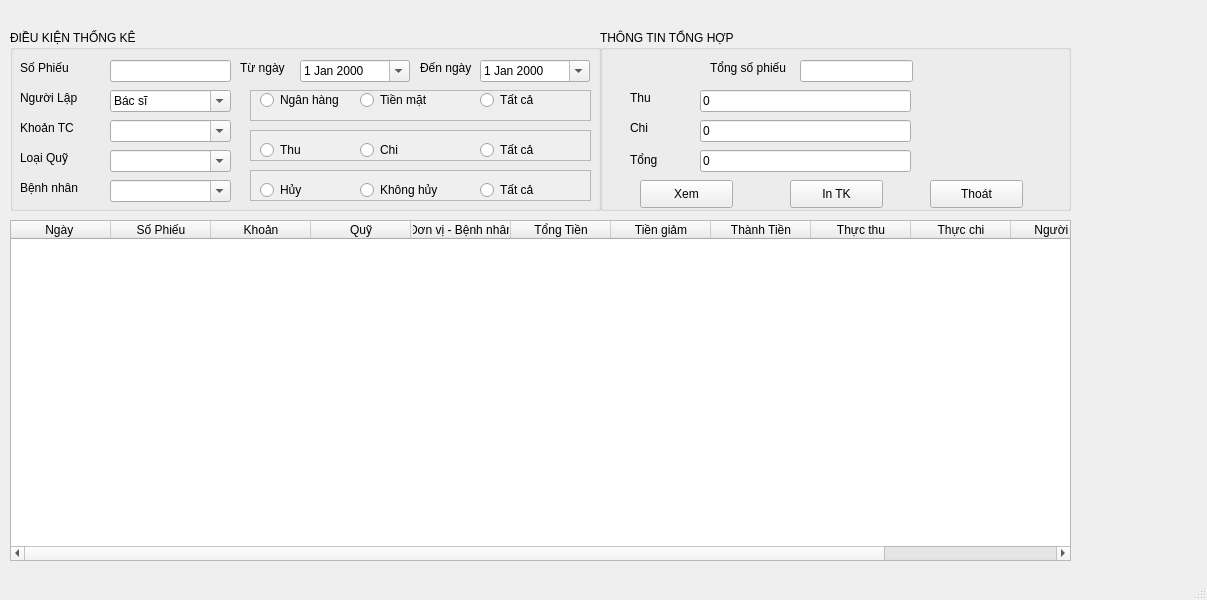
<?xml version="1.0" encoding="UTF-8"?>
<ui version="4.0">
 <class>MainWindow</class>
 <widget class="QMainWindow" name="MainWindow">
  <property name="geometry">
   <rect>
    <x>0</x>
    <y>0</y>
    <width>1207</width>
    <height>600</height>
   </rect>
  </property>
  <property name="windowTitle">
   <string>MainWindow</string>
  </property>
  <widget class="QWidget" name="centralwidget">
   <widget class="QGroupBox" name="groupBox">
    <property name="geometry">
     <rect>
      <x>10</x>
      <y>30</y>
      <width>591</width>
      <height>181</height>
     </rect>
    </property>
    <property name="title">
     <string>ĐIỀU KIỆN THỐNG KÊ</string>
    </property>
    <widget class="QLabel" name="label">
     <property name="geometry">
      <rect>
       <x>10</x>
       <y>30</y>
       <width>55</width>
       <height>16</height>
      </rect>
     </property>
     <property name="mouseTracking">
      <bool>false</bool>
     </property>
     <property name="text">
      <string>Số Phiếu</string>
     </property>
    </widget>
    <widget class="QLineEdit" name="Sophieu">
     <property name="geometry">
      <rect>
       <x>100</x>
       <y>30</y>
       <width>121</width>
       <height>22</height>
      </rect>
     </property>
    </widget>
    <widget class="QLabel" name="label_2">
     <property name="geometry">
      <rect>
       <x>10</x>
       <y>60</y>
       <width>61</width>
       <height>16</height>
      </rect>
     </property>
     <property name="mouseTracking">
      <bool>false</bool>
     </property>
     <property name="text">
      <string>Người Lập</string>
     </property>
    </widget>
    <widget class="QLabel" name="label_3">
     <property name="geometry">
      <rect>
       <x>10</x>
       <y>90</y>
       <width>55</width>
       <height>16</height>
      </rect>
     </property>
     <property name="mouseTracking">
      <bool>false</bool>
     </property>
     <property name="text">
      <string>Khoản TC</string>
     </property>
    </widget>
    <widget class="QLabel" name="label_4">
     <property name="geometry">
      <rect>
       <x>10</x>
       <y>120</y>
       <width>55</width>
       <height>16</height>
      </rect>
     </property>
     <property name="mouseTracking">
      <bool>false</bool>
     </property>
     <property name="text">
      <string>Loại Quỹ</string>
     </property>
    </widget>
    <widget class="QLabel" name="label_5">
     <property name="geometry">
      <rect>
       <x>10</x>
       <y>150</y>
       <width>61</width>
       <height>16</height>
      </rect>
     </property>
     <property name="mouseTracking">
      <bool>false</bool>
     </property>
     <property name="text">
      <string>Bệnh nhân</string>
     </property>
    </widget>
    <widget class="QComboBox" name="nguoiLap">
     <property name="geometry">
      <rect>
       <x>100</x>
       <y>60</y>
       <width>121</width>
       <height>22</height>
      </rect>
     </property>
     <property name="editable">
      <bool>true</bool>
     </property>
     <item>
      <property name="text">
       <string>Bác sĩ </string>
      </property>
     </item>
     <item>
      <property name="text">
       <string>Quản trị</string>
      </property>
     </item>
     <item>
      <property name="text">
       <string>Tiếp đón</string>
      </property>
     </item>
    </widget>
    <widget class="QComboBox" name="khoanTC">
     <property name="geometry">
      <rect>
       <x>100</x>
       <y>90</y>
       <width>121</width>
       <height>22</height>
      </rect>
     </property>
     <property name="editable">
      <bool>true</bool>
     </property>
    </widget>
    <widget class="QComboBox" name="loaiQuy">
     <property name="geometry">
      <rect>
       <x>100</x>
       <y>120</y>
       <width>121</width>
       <height>22</height>
      </rect>
     </property>
     <property name="editable">
      <bool>true</bool>
     </property>
    </widget>
    <widget class="QComboBox" name="BenhNhan">
     <property name="geometry">
      <rect>
       <x>100</x>
       <y>150</y>
       <width>121</width>
       <height>22</height>
      </rect>
     </property>
     <property name="editable">
      <bool>true</bool>
     </property>
    </widget>
    <widget class="QLabel" name="label_6">
     <property name="geometry">
      <rect>
       <x>230</x>
       <y>30</y>
       <width>55</width>
       <height>16</height>
      </rect>
     </property>
     <property name="text">
      <string>Từ ngày</string>
     </property>
    </widget>
    <widget class="QDateEdit" name="dateFrom">
     <property name="geometry">
      <rect>
       <x>290</x>
       <y>30</y>
       <width>110</width>
       <height>22</height>
      </rect>
     </property>
     <property name="calendarPopup">
      <bool>true</bool>
     </property>
    </widget>
    <widget class="QLabel" name="label_7">
     <property name="geometry">
      <rect>
       <x>410</x>
       <y>30</y>
       <width>55</width>
       <height>16</height>
      </rect>
     </property>
     <property name="text">
      <string>Đến ngày</string>
     </property>
    </widget>
    <widget class="QDateEdit" name="dateTo">
     <property name="geometry">
      <rect>
       <x>470</x>
       <y>30</y>
       <width>110</width>
       <height>22</height>
      </rect>
     </property>
     <property name="calendarPopup">
      <bool>true</bool>
     </property>
    </widget>
    <widget class="QFrame" name="frame_thanh_toan">
     <property name="geometry">
      <rect>
       <x>240</x>
       <y>60</y>
       <width>341</width>
       <height>31</height>
      </rect>
     </property>
     <property name="layoutDirection">
      <enum>Qt::LeftToRight</enum>
     </property>
     <property name="autoFillBackground">
      <bool>true</bool>
     </property>
     <property name="frameShape">
      <enum>QFrame::StyledPanel</enum>
     </property>
     <property name="frameShadow">
      <enum>QFrame::Raised</enum>
     </property>
     <widget class="QRadioButton" name="rdNganhang">
      <property name="geometry">
       <rect>
        <x>10</x>
        <y>0</y>
        <width>95</width>
        <height>20</height>
       </rect>
      </property>
      <property name="text">
       <string>Ngân hàng</string>
      </property>
     </widget>
     <widget class="QRadioButton" name="rdTienmat">
      <property name="geometry">
       <rect>
        <x>110</x>
        <y>0</y>
        <width>95</width>
        <height>20</height>
       </rect>
      </property>
      <property name="text">
       <string>Tiền mặt</string>
      </property>
     </widget>
     <widget class="QRadioButton" name="rdTT_TatCa">
      <property name="geometry">
       <rect>
        <x>230</x>
        <y>0</y>
        <width>95</width>
        <height>20</height>
       </rect>
      </property>
      <property name="text">
       <string>Tất cả</string>
      </property>
     </widget>
    </widget>
    <widget class="QFrame" name="frame_loai_thu_chi">
     <property name="geometry">
      <rect>
       <x>240</x>
       <y>100</y>
       <width>341</width>
       <height>31</height>
      </rect>
     </property>
     <property name="autoFillBackground">
      <bool>true</bool>
     </property>
     <property name="frameShape">
      <enum>QFrame::StyledPanel</enum>
     </property>
     <property name="frameShadow">
      <enum>QFrame::Raised</enum>
     </property>
     <widget class="QRadioButton" name="rdoLoai_Thu">
      <property name="geometry">
       <rect>
        <x>10</x>
        <y>10</y>
        <width>95</width>
        <height>20</height>
       </rect>
      </property>
      <property name="text">
       <string>Thu</string>
      </property>
     </widget>
     <widget class="QRadioButton" name="rdLoai_Chi">
      <property name="geometry">
       <rect>
        <x>110</x>
        <y>10</y>
        <width>95</width>
        <height>20</height>
       </rect>
      </property>
      <property name="text">
       <string>Chi</string>
      </property>
     </widget>
     <widget class="QRadioButton" name="rdLoai_Tatca">
      <property name="geometry">
       <rect>
        <x>230</x>
        <y>10</y>
        <width>95</width>
        <height>20</height>
       </rect>
      </property>
      <property name="text">
       <string>Tất cả</string>
      </property>
     </widget>
    </widget>
    <widget class="QFrame" name="frame_trang_thai_thanhtoan">
     <property name="geometry">
      <rect>
       <x>240</x>
       <y>140</y>
       <width>341</width>
       <height>31</height>
      </rect>
     </property>
     <property name="autoFillBackground">
      <bool>true</bool>
     </property>
     <property name="frameShape">
      <enum>QFrame::StyledPanel</enum>
     </property>
     <property name="frameShadow">
      <enum>QFrame::Raised</enum>
     </property>
     <widget class="QRadioButton" name="rdTrangThai_Huy">
      <property name="geometry">
       <rect>
        <x>10</x>
        <y>10</y>
        <width>95</width>
        <height>20</height>
       </rect>
      </property>
      <property name="text">
       <string>Hủy</string>
      </property>
     </widget>
     <widget class="QRadioButton" name="rdTrangThai_koHuy">
      <property name="geometry">
       <rect>
        <x>110</x>
        <y>10</y>
        <width>95</width>
        <height>20</height>
       </rect>
      </property>
      <property name="text">
       <string>Không hủy</string>
      </property>
     </widget>
     <widget class="QRadioButton" name="rdTrangThai_TatCa">
      <property name="geometry">
       <rect>
        <x>230</x>
        <y>10</y>
        <width>95</width>
        <height>20</height>
       </rect>
      </property>
      <property name="text">
       <string>Tất cả</string>
      </property>
     </widget>
    </widget>
   </widget>
   <widget class="QGroupBox" name="groupBox_2">
    <property name="geometry">
     <rect>
      <x>600</x>
      <y>30</y>
      <width>471</width>
      <height>181</height>
     </rect>
    </property>
    <property name="title">
     <string>THÔNG TIN TỔNG HỢP</string>
    </property>
    <property name="flat">
     <bool>false</bool>
    </property>
    <property name="checkable">
     <bool>false</bool>
    </property>
    <widget class="QLabel" name="label_8">
     <property name="geometry">
      <rect>
       <x>110</x>
       <y>30</y>
       <width>91</width>
       <height>16</height>
      </rect>
     </property>
     <property name="text">
      <string>Tổng số phiếu </string>
     </property>
    </widget>
    <widget class="QLineEdit" name="TongSophieu">
     <property name="geometry">
      <rect>
       <x>200</x>
       <y>30</y>
       <width>113</width>
       <height>22</height>
      </rect>
     </property>
    </widget>
    <widget class="QLabel" name="label_9">
     <property name="geometry">
      <rect>
       <x>30</x>
       <y>60</y>
       <width>55</width>
       <height>16</height>
      </rect>
     </property>
     <property name="text">
      <string>Thu</string>
     </property>
    </widget>
    <widget class="QLabel" name="label_10">
     <property name="geometry">
      <rect>
       <x>30</x>
       <y>90</y>
       <width>55</width>
       <height>16</height>
      </rect>
     </property>
     <property name="text">
      <string>Chi</string>
     </property>
    </widget>
    <widget class="QLabel" name="label_11">
     <property name="geometry">
      <rect>
       <x>30</x>
       <y>120</y>
       <width>55</width>
       <height>20</height>
      </rect>
     </property>
     <property name="text">
      <string>Tổng</string>
     </property>
    </widget>
    <widget class="QLineEdit" name="TongTienThu">
     <property name="geometry">
      <rect>
       <x>100</x>
       <y>60</y>
       <width>211</width>
       <height>22</height>
      </rect>
     </property>
     <property name="text">
      <string>0</string>
     </property>
     <property name="readOnly">
      <bool>true</bool>
     </property>
    </widget>
    <widget class="QLineEdit" name="TongTienChi">
     <property name="geometry">
      <rect>
       <x>100</x>
       <y>90</y>
       <width>211</width>
       <height>22</height>
      </rect>
     </property>
     <property name="text">
      <string>0</string>
     </property>
     <property name="readOnly">
      <bool>true</bool>
     </property>
    </widget>
    <widget class="QLineEdit" name="TongTienTC">
     <property name="geometry">
      <rect>
       <x>100</x>
       <y>120</y>
       <width>211</width>
       <height>22</height>
      </rect>
     </property>
     <property name="text">
      <string>0</string>
     </property>
     <property name="readOnly">
      <bool>true</bool>
     </property>
    </widget>
    <widget class="QPushButton" name="btnXem">
     <property name="geometry">
      <rect>
       <x>40</x>
       <y>150</y>
       <width>93</width>
       <height>28</height>
      </rect>
     </property>
     <property name="text">
      <string>Xem</string>
     </property>
     <property name="icon">
      <iconset>
       <normaloff>../../../../loadIcon.png</normaloff>../../../../loadIcon.png</iconset>
     </property>
     <property name="iconSize">
      <size>
       <width>25</width>
       <height>25</height>
      </size>
     </property>
    </widget>
    <widget class="QPushButton" name="pushButton">
     <property name="geometry">
      <rect>
       <x>190</x>
       <y>150</y>
       <width>93</width>
       <height>28</height>
      </rect>
     </property>
     <property name="text">
      <string>In TK</string>
     </property>
     <property name="icon">
      <iconset>
       <normaloff>../../../../iconPrint.png</normaloff>../../../../iconPrint.png</iconset>
     </property>
     <property name="iconSize">
      <size>
       <width>25</width>
       <height>25</height>
      </size>
     </property>
    </widget>
    <widget class="QPushButton" name="pushButton_2">
     <property name="geometry">
      <rect>
       <x>330</x>
       <y>150</y>
       <width>93</width>
       <height>28</height>
      </rect>
     </property>
     <property name="text">
      <string>Thoát</string>
     </property>
     <property name="icon">
      <iconset>
       <normaloff>../../../../iconExit.png</normaloff>../../../../iconExit.png</iconset>
     </property>
     <property name="iconSize">
      <size>
       <width>25</width>
       <height>25</height>
      </size>
     </property>
    </widget>
   </widget>
   <widget class="QTableWidget" name="tableWidget">
    <property name="geometry">
     <rect>
      <x>10</x>
      <y>220</y>
      <width>1061</width>
      <height>341</height>
     </rect>
    </property>
    <column>
     <property name="text">
      <string>Ngày </string>
     </property>
    </column>
    <column>
     <property name="text">
      <string>Số Phiếu</string>
     </property>
    </column>
    <column>
     <property name="text">
      <string>Khoản</string>
     </property>
    </column>
    <column>
     <property name="text">
      <string>Quỹ</string>
     </property>
    </column>
    <column>
     <property name="text">
      <string>Đơn vị - Bệnh nhân</string>
     </property>
    </column>
    <column>
     <property name="text">
      <string>Tổng Tiền</string>
     </property>
    </column>
    <column>
     <property name="text">
      <string>Tiền giảm</string>
     </property>
    </column>
    <column>
     <property name="text">
      <string>Thành Tiền</string>
     </property>
    </column>
    <column>
     <property name="text">
      <string>Thực thu</string>
     </property>
    </column>
    <column>
     <property name="text">
      <string>Thực chi</string>
     </property>
    </column>
    <column>
     <property name="text">
      <string>Người lập</string>
     </property>
    </column>
    <column>
     <property name="text">
      <string>Hủy</string>
     </property>
    </column>
   </widget>
  </widget>
  <widget class="QMenuBar" name="menubar">
   <property name="geometry">
    <rect>
     <x>0</x>
     <y>0</y>
     <width>1207</width>
     <height>26</height>
    </rect>
   </property>
  </widget>
  <widget class="QStatusBar" name="statusbar"/>
 </widget>
 <resources/>
 <connections/>
</ui>
